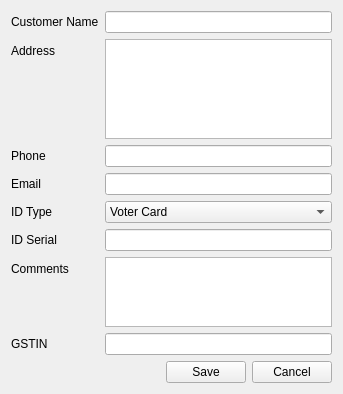
<?xml version="1.0" encoding="UTF-8"?>
<ui version="4.0">
 <class>add_new_customer</class>
 <widget class="QWidget" name="add_new_customer">
  <property name="geometry">
   <rect>
    <x>0</x>
    <y>0</y>
    <width>343</width>
    <height>384</height>
   </rect>
  </property>
  <property name="windowTitle">
   <string>Add New Customer</string>
  </property>
  <property name="windowIcon">
   <iconset resource="bill_master_resources.qrc">
    <normaloff>:/icons/icons/1428360733_user_add.png</normaloff>:/icons/icons/1428360733_user_add.png</iconset>
  </property>
  <property name="styleSheet">
   <string notr="true"/>
  </property>
  <layout class="QVBoxLayout" name="verticalLayout">
   <item>
    <layout class="QFormLayout" name="formLayout">
     <item row="0" column="0">
      <widget class="QLabel" name="label">
       <property name="text">
        <string>Customer Name</string>
       </property>
      </widget>
     </item>
     <item row="0" column="1">
      <widget class="QLineEdit" name="customer_name"/>
     </item>
     <item row="1" column="0">
      <widget class="QLabel" name="label_2">
       <property name="text">
        <string>Address</string>
       </property>
      </widget>
     </item>
     <item row="1" column="1">
      <widget class="QTextEdit" name="address">
       <property name="sizePolicy">
        <sizepolicy hsizetype="Preferred" vsizetype="Preferred">
         <horstretch>0</horstretch>
         <verstretch>0</verstretch>
        </sizepolicy>
       </property>
       <property name="minimumSize">
        <size>
         <width>0</width>
         <height>100</height>
        </size>
       </property>
      </widget>
     </item>
     <item row="2" column="0">
      <widget class="QLabel" name="label_3">
       <property name="text">
        <string>Phone</string>
       </property>
      </widget>
     </item>
     <item row="2" column="1">
      <widget class="QLineEdit" name="phone"/>
     </item>
     <item row="3" column="0">
      <widget class="QLabel" name="label_4">
       <property name="text">
        <string>Email</string>
       </property>
      </widget>
     </item>
     <item row="3" column="1">
      <widget class="QLineEdit" name="email"/>
     </item>
     <item row="4" column="0">
      <widget class="QLabel" name="label_13">
       <property name="text">
        <string>ID Type</string>
       </property>
      </widget>
     </item>
     <item row="4" column="1">
      <widget class="QComboBox" name="id_type">
       <item>
        <property name="text">
         <string>Voter Card</string>
        </property>
       </item>
       <item>
        <property name="text">
         <string>Adhar Card</string>
        </property>
       </item>
       <item>
        <property name="text">
         <string>Driving License</string>
        </property>
       </item>
       <item>
        <property name="text">
         <string>Pan Card</string>
        </property>
       </item>
       <item>
        <property name="text">
         <string>Company Card</string>
        </property>
       </item>
       <item>
        <property name="text">
         <string>School/College ID</string>
        </property>
       </item>
       <item>
        <property name="text">
         <string>Govt. Emp. Card</string>
        </property>
       </item>
      </widget>
     </item>
     <item row="5" column="0">
      <widget class="QLabel" name="label_6">
       <property name="text">
        <string>ID Serial</string>
       </property>
      </widget>
     </item>
     <item row="5" column="1">
      <widget class="QLineEdit" name="id_serial"/>
     </item>
     <item row="6" column="0">
      <widget class="QLabel" name="label_10">
       <property name="text">
        <string>Comments</string>
       </property>
      </widget>
     </item>
     <item row="6" column="1">
      <widget class="QPlainTextEdit" name="comments"/>
     </item>
     <item row="7" column="1">
      <widget class="QLineEdit" name="gst_no"/>
     </item>
     <item row="7" column="0">
      <widget class="QLabel" name="label_5">
       <property name="text">
        <string>GSTIN</string>
       </property>
      </widget>
     </item>
    </layout>
   </item>
   <item>
    <layout class="QGridLayout" name="gridLayout">
     <item row="0" column="1">
      <spacer name="horizontalSpacer">
       <property name="orientation">
        <enum>Qt::Horizontal</enum>
       </property>
       <property name="sizeHint" stdset="0">
        <size>
         <width>40</width>
         <height>20</height>
        </size>
       </property>
      </spacer>
     </item>
     <item row="0" column="4">
      <widget class="QPushButton" name="cancelAddNewCustomertn">
       <property name="text">
        <string>Cancel</string>
       </property>
      </widget>
     </item>
     <item row="0" column="3">
      <widget class="QPushButton" name="saveNewCustomer">
       <property name="text">
        <string>Save</string>
       </property>
      </widget>
     </item>
    </layout>
   </item>
  </layout>
 </widget>
 <tabstops>
  <tabstop>customer_name</tabstop>
  <tabstop>address</tabstop>
  <tabstop>phone</tabstop>
  <tabstop>email</tabstop>
  <tabstop>id_type</tabstop>
  <tabstop>id_serial</tabstop>
  <tabstop>comments</tabstop>
  <tabstop>saveNewCustomer</tabstop>
  <tabstop>cancelAddNewCustomertn</tabstop>
 </tabstops>
 <resources>
  <include location="bill_master_resources.qrc"/>
 </resources>
 <connections/>
</ui>
